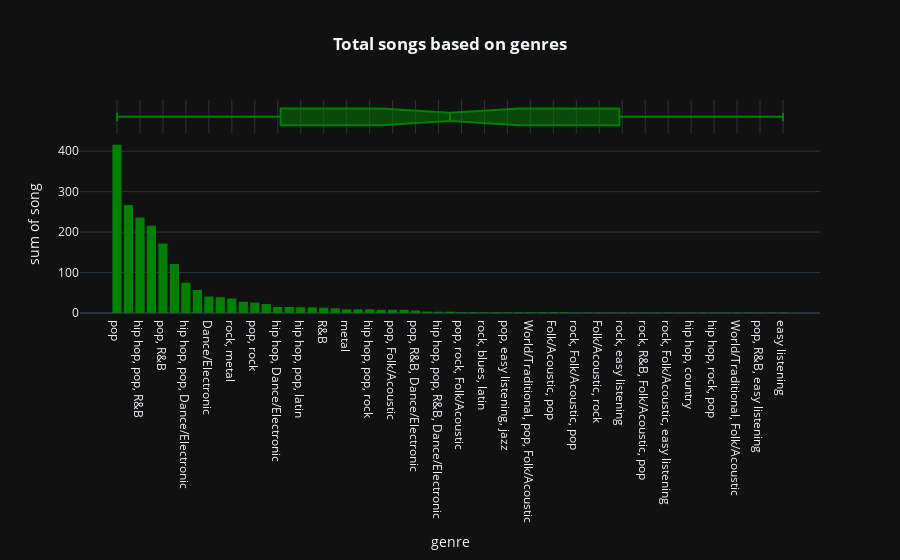

Source (notebook cell):
### Code cell
fig=px.histogram(df.groupby('genre',as_index=False).count().sort_values(by='song',ascending=False),x='genre',y='song',color_discrete_sequence=['green'],template='plotly_dark',marginal='box',title='<b>Total songs based on genres</b>')
fig.update_layout(title_x=0.5)

### Figure 1 — Plotly figure (JSON) as saved in the notebook; plotly's stock layout.template omitted (floating-point values rounded to 4 significant figures)
{"data": [{"alignmentgroup": "True", "bingroup": "x", "histfunc": "sum", "hovertemplate": "genre=%{x}<br>sum of song=%{y}<extra></extra>", "legendgroup": "", "marker": {"color": "green", "pattern": {"shape": ""}}, "name": "", "offsetgroup": "", "orientation": "v", "showlegend": false, "type": "histogram", "x": ["pop", "hip hop, pop", "hip hop, pop, R&B", "pop, Dance/Electronic", "pop, R&B", "hip hop", "hip hop, pop, Dance/Electronic", "rock", "Dance/Electronic", "rock, pop", "rock, metal", "pop, latin", "pop, rock", "set()", "hip hop, Dance/Electronic", "latin", "hip hop, pop, latin", "pop, rock, metal", "R&B", "pop, rock, Dance/Electronic", "metal", "country", "hip hop, pop, rock", "rock, pop, Dance/Electronic", "pop, Folk/Acoustic", "pop, country", "pop, R&B, Dance/Electronic", "rock, pop, metal", "hip hop, pop, R&B, Dance/Electronic", "hip hop, R&B", "pop, rock, Folk/Acoustic", "rock, blues", "rock, blues, latin", "World/Traditional, hip hop", "pop, easy listening, jazz", "World/Traditional, rock, pop", "World/Traditional, pop, Folk/Acoustic", "World/Traditional, rock", "Folk/Acoustic, pop", "hip hop, pop, R&B, latin", "rock, Folk/Acoustic, pop", "rock, pop, metal, Dance/Electronic", "Folk/Acoustic, rock", "Folk/Acoustic, rock, pop", "rock, easy listening", "rock, classical", "rock, R&B, Folk/Acoustic, pop", "hip hop, pop, country", "rock, Folk/Acoustic, easy listening", "rock, Dance/Electronic", "hip hop, country", "hip hop, latin, Dance/Electronic", "hip hop, rock, pop", "country, latin", "World/Traditional, Folk/Acoustic", "pop, easy listening, Dance/Electronic", "pop, R&B, easy listening", "World/Traditional, pop", "easy listening"], "xaxis": "x", "y": [416, 267, 236, 216, 172, 121, 75, 57, 41, 39, 36, 28, 26, 22, 15, 15, 14, 14, 13, 12, 9, 9, 9, 8, 8, 8, 6, 4, 3, 3, 2, 2, 2, 2, 2, 2, 2, 2, 2, 2, 1, 1, 1, 1, 1, 1, 1, 1, 1, 1, 1, 1, 1, 1, 1, 1, 1, 1, 1], "yaxis": "y"}, {"alignmentgroup": "True", "hovertemplate": "genre=%{x}<extra></extra>", "legendgroup": "", "marker": {"color": "green"}, "name": "", "notched": true, "offsetgroup": "", "showlegend": false, "type": "box", "x": ["pop", "hip hop, pop", "hip hop, pop, R&B", "pop, Dance/Electronic", "pop, R&B", "hip hop", "hip hop, pop, Dance/Electronic", "rock", "Dance/Electronic", "rock, pop", "rock, metal", "pop, latin", "pop, rock", "set()", "hip hop, Dance/Electronic", "latin", "hip hop, pop, latin", "pop, rock, metal", "R&B", "pop, rock, Dance/Electronic", "metal", "country", "hip hop, pop, rock", "rock, pop, Dance/Electronic", "pop, Folk/Acoustic", "pop, country", "pop, R&B, Dance/Electronic", "rock, pop, metal", "hip hop, pop, R&B, Dance/Electronic", "hip hop, R&B", "pop, rock, Folk/Acoustic", "rock, blues", "rock, blues, latin", "World/Traditional, hip hop", "pop, easy listening, jazz", "World/Traditional, rock, pop", "World/Traditional, pop, Folk/Acoustic", "World/Traditional, rock", "Folk/Acoustic, pop", "hip hop, pop, R&B, latin", "rock, Folk/Acoustic, pop", "rock, pop, metal, Dance/Electronic", "Folk/Acoustic, rock", "Folk/Acoustic, rock, pop", "rock, easy listening", "rock, classical", "rock, R&B, Folk/Acoustic, pop", "hip hop, pop, country", "rock, Folk/Acoustic, easy listening", "rock, Dance/Electronic", "hip hop, country", "hip hop, latin, Dance/Electronic", "hip hop, rock, pop", "country, latin", "World/Traditional, Folk/Acoustic", "pop, easy listening, Dance/Electronic", "pop, R&B, easy listening", "World/Traditional, pop", "easy listening"], "xaxis": "x2", "yaxis": "y2"}], "layout": {"barmode": "relative", "legend": {"tracegroupgap": 0}, "title": {"text": "<b>Total songs based on genres</b>", "x": 0.5}, "xaxis": {"anchor": "y", "domain": [0, 1], "title": {"text": "genre"}}, "xaxis2": {"anchor": "y2", "domain": [0, 1], "matches": "x", "showgrid": true, "showticklabels": false}, "yaxis": {"anchor": "x", "domain": [0, 0.8316], "title": {"text": "sum of song"}}, "yaxis2": {"anchor": "x2", "domain": [0.8416, 1], "matches": "y2", "showgrid": false, "showline": false, "showticklabels": false, "ticks": ""}}}
